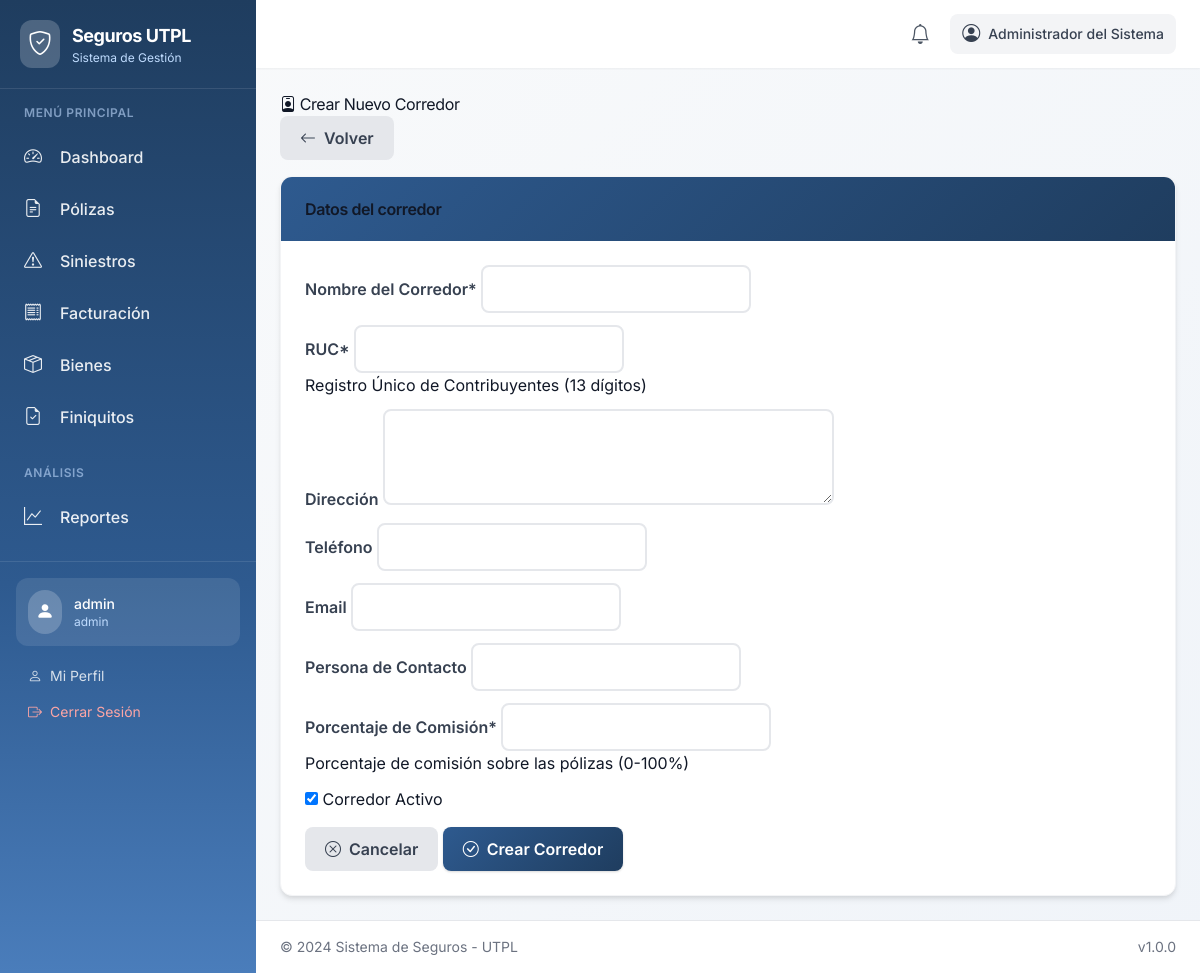
Screenshot of /brokers/create/ (signed in) with the database file from the repository.
### accounts/models.py (models this page shows, shortened)
class UserProfile(AbstractUser):
    ROLE_CHOICES = [
        ('admin', _('Administrador')),
        ('insurance_manager', _('Gerente de Seguros')),
        ('requester', _('Custodio de Bienes')),
    ]
    full_name = models.CharField(
        _('Nombre completo'),
        max_length=255,
        blank=True
    )
    role = models.CharField(
        _('Rol'),
        max_length=20,
        choices=ROLE_CHOICES,
        default='requester'
    )
    department = models.CharField(
        _('Departamento'),
        max_length=100,
        blank=True
    )
    phone = models.CharField(
        _('Teléfono'),
        max_length=20,
        blank=True
    )
    created_at = models.DateTimeField(_('Fecha de creación'), auto_now_add=True)
    updated_at = models.DateTimeField(_('Fecha de actualización'), auto_now=True)
    class Meta:
        verbose_name = _('Perfil de Usuario')
        verbose_name_plural = _('Perfiles de Usuario')
        ordering = ['-created_at']
    def get_full_name(self):
        if self.full_name:
            return self.full_name
        return super().get_full_name() or self.username
    def get_role_permissions(self):
        permissions_map = {
            'admin': [
                'users_read', 'users_write', 'users_create', 'users_update', 'users_delete', 'users_manage',
                'policies_read', 'policies_write', 'policies_create', 'policies_update', 'policies_delete', 'policies_manage',
                'claims_read', 'claims_write', 'claims_update', 'claims_delete', 'claims_manage',
                'invoices_read', 'invoices_write', 'invoices_create', 'invoices_update', 'invoices_delete', 'invoices_manage',
                'assets_read', 'assets_write', 'assets_create', 'assets_update', 'assets_delete', 'assets_manage',
                'reports_read', 'reports_write', 'reports_create', 'reports_update', 'reports_delete', 'reports_manage',
                'insurance_companies_read', 'insurance_companies_write', 'insurance_companies_create', 'insurance_companies_update', 'insurance_companies_delete', 'insurance_companies_manage',
                'brokers_read', 'brokers_write', 'brokers_create', 'brokers_update', 'brokers_delete', 'brokers_manage',
                'settings_read', 'settings_write', 'settings_create', 'settings_update', 'settings_delete', 'settings_manage',
                'alerts_read', 'alerts_create', 'alerts_write', 'alerts_execute', 'alerts_delete'
            ],
            'insurance_manager': [
                'users_read',
                'policies_read', 'policies_write', 'policies_create', 'policies_update', 'policies_delete',
                'claims_read', 'claims_write', 'claims_update', 'claims_manage',
                'invoices_read', 'invoices_write', 'invoices_create', 'invoices_update',
                'assets_read',
                'reports_read',
                'insurance_companies_read', 'insurance_companies_write', 'insurance_companies_create', 'insurance_companies_update',
                'brokers_read', 'brokers_write', 'brokers_create', 'brokers_update'
            ],
            'requester': [
                'claims_read', 'claims_write', 'claims_create',
                'assets_read'  # Only their own assets
            ]
        }
        return permissions_map.get(self.role, [])
    def has_perm(self, perm, obj=None):
        if super().has_perm(perm, obj):
            return True
        if not self.is_active or not perm:
            return False
        codename = perm.split('.')[-1]
        return codename in self.get_role_permissions()
    def has_perms(self, perm_list, obj=None):
        return all(self.has_perm(perm, obj) for perm in perm_list)

### brokers/views.py (the view)
# urls.py: path('create/', views.broker_create, name='broker_create'),
@login_required
@permission_required('brokers.brokers_create', raise_exception=True)
def broker_create(request):
    if request.method == 'POST':
        form = BrokerForm(request.POST)
        if form.is_valid():
            broker = form.save()
            AuditLog.log_action(
                user=request.user,
                action_type='create',
                entity_type='broker',
                entity_id=str(broker.id),
                description=f'Corredor creado: {broker.name}',
                new_values={
                    'name': broker.name,
                    'ruc': broker.ruc,
                    'email': broker.email,
                    'commission_percentage': str(broker.commission_percentage),
                    'is_active': broker.is_active
                }
            )
            messages.success(request, _('Corredor creado exitosamente.'))
            return redirect('brokers:broker_detail', pk=broker.pk)
    else:
        form = BrokerForm()
    return render(request, 'brokers/broker_form.html', {
        'form': form,
        'title': _('Crear Nuevo Corredor'),
        'submit_text': _('Crear Corredor'),
    })

### templates/brokers/broker_form.html (shortened to what this page needs)
{% extends 'base.html' %}
{% load static %}
{% load crispy_forms_tags %}
{% block content %}
<div class="row">
    <div class="col-12">
        <div class="d-flex justify-content-between align-items-center mb-4">
            <h1 class="mb-0">
                <i class="bi bi-person-badge"></i> {{ title }}
            </h1>
            <a href="{% url 'brokers:broker_list' %}" class="btn btn-secondary">
                <i class="bi bi-arrow-left"></i> Volver
            </a>
        </div>
    </div>
</div>
<div class="row">
    <div class="col-lg-8">
        <div class="card">
            <div class="card-header">
                <h5 class="mb-0">Datos del corredor</h5>
            </div>
            <div class="card-body">
                <form method="post" novalidate>
                    {{ form|crispy }}
                    <div class="d-flex justify-content-end gap-2 mt-4">
                        <a href="{% url 'brokers:broker_list' %}" class="btn btn-secondary">
                            <i class="bi bi-x-circle"></i> Cancelar
                        </a>
                        <button type="submit" class="btn btn-primary">
                            <i class="bi bi-check-circle"></i> {{ submit_text }}
                        </button>
                    </div>
                </form>
            </div>
        </div>
    </div>
</div>
{% endblock %}

### templates/base.html (shortened to what this page needs)
{% load static %}
<!DOCTYPE html>
<html lang="es">
<head>
    <script src="https://cdn.tailwindcss.com"></script>
    <link href="https://cdn.jsdelivr.net/npm/bootstrap-icons@1.10.0/font/bootstrap-icons.css" rel="stylesheet">
    <link href="{% static 'css/style.css' %}" rel="stylesheet">
</head>
<body class="bg-gray-100 font-sans">
    <div class="flex min-h-screen">
        {% if user.is_authenticated and user_permissions %}
        <aside id="sidebar"
            class="fixed inset-y-0 left-0 z-50 w-64 transform -translate-x-full lg:translate-x-0 transition-transform duration-300"
            style="background: linear-gradient(180deg, #1f3d5f 0%, #2e5a8f 60%, #4a7dbb 100%);">
            <div class="flex items-center space-x-3 p-5 border-b border-white/10">
                <div class="bg-white/20 p-2 rounded-xl">
                    <i class="bi bi-shield-check text-white text-2xl"></i>
                </div>
                <div>
                    <h1 class="text-white font-bold text-lg">Seguros UTPL</h1>
                    <p class="text-blue-200 text-xs">Sistema de Gestión</p>
                </div>
            </div>
            <nav class="sidebar-nav flex-1 overflow-y-auto px-3 py-4">
                <p class="text-blue-200/60 text-xs font-semibold uppercase tracking-wider px-3 mb-3">Menú Principal</p>
                <a href="{% url 'accounts:dashboard' %}"
                    class="nav-link flex items-center space-x-3 text-white/90 hover:text-white px-3 py-2.5 rounded-lg mb-1">
                    <i class="bi bi-speedometer2 text-lg w-6"></i>
                    <span class="font-medium">Dashboard</span>
                </a>
                {% if 'policies_read' in user_permissions %}
                <a href="{% url 'policies:policy_list' %}"
                    class="nav-link flex items-center space-x-3 text-white/90 hover:text-white px-3 py-2.5 rounded-lg mb-1">
                    <i class="bi bi-file-earmark-text text-lg w-6"></i>
                    <span class="font-medium">Pólizas</span>
                </a>
                {% endif %}
                {% if 'claims_read' in user_permissions %}
                <a href="{% url 'claims:claim_list' %}"
                    class="nav-link flex items-center space-x-3 text-white/90 hover:text-white px-3 py-2.5 rounded-lg mb-1">
                    <i class="bi bi-exclamation-triangle text-lg w-6"></i>
                    <span class="font-medium">Siniestros</span>
                </a>
                {% endif %}
                {% if 'invoices_read' in user_permissions %}
                <a href="{% url 'invoices:invoice_list' %}"
                    class="nav-link flex items-center space-x-3 text-white/90 hover:text-white px-3 py-2.5 rounded-lg mb-1">
                    <i class="bi bi-receipt text-lg w-6"></i>
                    <span class="font-medium">Facturación</span>
                </a>
                {% endif %}
                {% if 'assets_read' in user_permissions %}
                <a href="{% url 'assets:asset_list' %}"
                    class="nav-link flex items-center space-x-3 text-white/90 hover:text-white px-3 py-2.5 rounded-lg mb-1">
                    <i class="bi bi-box-seam text-lg w-6"></i>
                    <span class="font-medium">Bienes</span>
                </a>
                {% endif %}
                {% if 'claims_read' in user_permissions %}
                <a href="{% url 'claims:claim_settlements_list' %}"
                    class="nav-link flex items-center space-x-3 text-white/90 hover:text-white px-3 py-2.5 rounded-lg mb-1">
                    <i class="bi bi-file-earmark-check text-lg w-6"></i>
                    <span class="font-medium">Finiquitos</span>
                </a>
                {% endif %}
                {% if 'reports_read' in user_permissions %}
                <p class="text-blue-200/60 text-xs font-semibold uppercase tracking-wider px-3 mt-6 mb-3">Análisis</p>
                <a href="{% url 'reports:report_list' %}"
                    class="nav-link flex items-center space-x-3 text-white/90 hover:text-white px-3 py-2.5 rounded-lg mb-1">
                    <i class="bi bi-graph-up text-lg w-6"></i>
                    <span class="font-medium">Reportes</span>
                </a>
                {% endif %}
            </nav>
            <div class="p-4 border-t border-white/10">
                <div class="bg-white/10 rounded-xl p-3 mb-3">
                    <div class="flex items-center space-x-3">
                        <div class="bg-white/20 p-2 rounded-full">
                            <i class="bi bi-person-fill text-white text-lg"></i>
                        </div>
                        <div class="flex-1 min-w-0">
                            <p class="text-white font-medium text-sm truncate">{{ user.username }}</p>
                            <p class="text-blue-200 text-xs">{{ user.role }}</p>
                        </div>
                    </div>
                </div>
                <a href="{% url 'accounts:profile' %}"
                    class="flex items-center space-x-2 text-white/80 hover:text-white px-3 py-2 rounded-lg hover:bg-white/10 text-sm">
                    <i class="bi bi-person"></i>
                    <span>Mi Perfil</span>
                </a>
                <a href="{% url 'accounts:logout' %}"
                    class="flex items-center space-x-2 text-red-300 hover:text-red-200 px-3 py-2 rounded-lg hover:bg-red-500/20 text-sm">
                    <i class="bi bi-box-arrow-right"></i>
                    <span>Cerrar Sesión</span>
                </a>
            </div>
        </aside>
        {% endif %}
        <div
            class="flex-1 flex flex-col min-h-screen {% if user.is_authenticated and user_permissions %}lg:ml-64{% endif %}">
            {% if user.is_authenticated and user_permissions %}
            <header class="bg-white shadow-sm sticky top-0 z-30">
                <div class="flex items-center justify-between px-4 lg:px-6 py-3">
                    <div class="flex items-center space-x-3 ml-auto">
                        <div class="relative" x-data="{ open: false }">
                            <button @click="open = !open"
                                class="relative p-2 text-gray-600 hover:bg-gray-100 rounded-lg">
                                <i class="bi bi-bell text-xl"></i>
                            </button>
                        </div>
                        <div
                            class="hidden lg:flex items-center space-x-2 text-gray-700 bg-gray-100 px-3 py-1.5 rounded-lg">
                            <i class="bi bi-person-circle text-lg"></i>
                            <span class="text-sm font-medium">{{ user_full_name|default:user.username }}</span>
                        </div>
                    </div>
                </div>
            </header>
            {% endif %}
            <main class="flex-1 {% if user.is_authenticated and user_permissions %}p-4 lg:p-6{% endif %}">
                {% block content %}{% endblock %}
            </main>
            {% if user.is_authenticated and user_permissions %}
            <footer class="bg-white border-t border-gray-200 mt-auto">
                <div
                    class="px-4 lg:px-6 py-4 flex flex-col sm:flex-row justify-between items-center text-sm text-gray-500">
                    <span>&copy; 2024 Sistema de Seguros - UTPL</span>
                    <span class="mt-1 sm:mt-0">v1.0.0</span>
                </div>
            </footer>
            {% endif %}
        </div>
    </div>
</body>
</html>

### rows the page displays
UserProfile: username "admin", role "admin", full_name+username "Administrador del Sistema"

### other values shown
{{ title }} "Crear Nuevo Corredor"
{{ submit_text }} "Crear Corredor"
